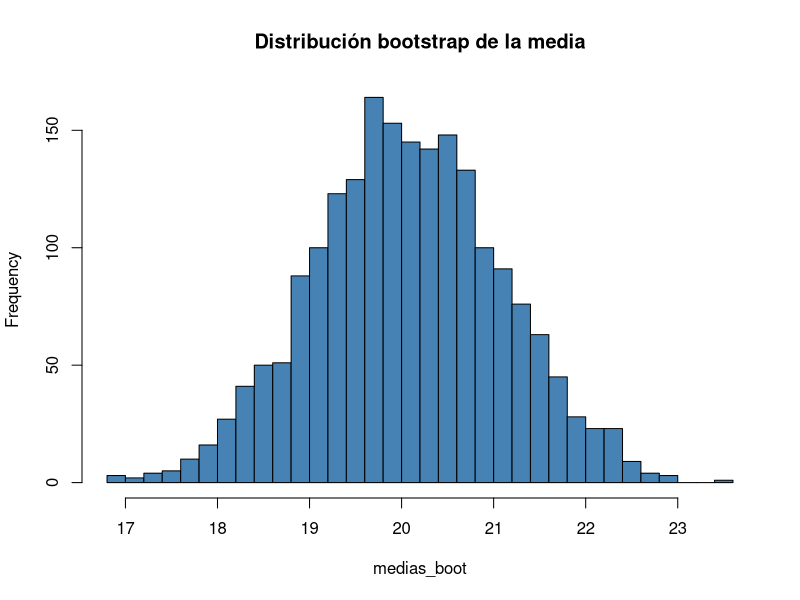

The R script that drew this image:
# =============================================================================
# Sesión 6b — Bootstrap
# Curso de nivelación en R — CIMAT Aguascalientes
# =============================================================================
#
# Objetivo de la sesión (2h):
#   Entender el bootstrap como técnica de remuestreo para aproximar la
#   distribución muestral de un estadístico sin depender de supuestos
#   paramétricos, construir intervalos de confianza bootstrap (método
#   percentil), y aplicarlo a estadísticos sin fórmula cerrada simple
#   (mediana, correlación, diferencia de medias).

library(tidyverse)

# -----------------------------------------------------------------------------
# 1. ¿Qué es bootstrap? Remuestreo con reemplazo
# -----------------------------------------------------------------------------
# Tratamos la muestra que ya tenemos como si fuera la población, y sacamos
# remuestras del mismo tamaño, CON reemplazo.

set.seed(2026)
x <- mtcars$mpg

remuestra <- sample(x, size = length(x), replace = TRUE)
remuestra   # algunos valores se repiten, otros quedan fuera -- así es el chiste

# -----------------------------------------------------------------------------
# 2. Bootstrap manual con replicate()
# -----------------------------------------------------------------------------

set.seed(2026)
B <- 2000   # número de remuestras
medias_boot <- replicate(B, mean(sample(x, replace = TRUE)))

hist(medias_boot, breaks = 40, col = "steelblue", main = "Distribución bootstrap de la media")
mean(medias_boot)   # se acerca a mean(x)
sd(medias_boot)      # "error estándar bootstrap"

# -----------------------------------------------------------------------------
# 3. Intervalo de confianza bootstrap (método percentil)
# -----------------------------------------------------------------------------

quantile(medias_boot, probs = c(0.025, 0.975))

# Comparar contra el intervalo clásico (asume normalidad):
t.test(x)$conf.int

# -----------------------------------------------------------------------------
# 4. Bootstrap para otros estadísticos: mediana
# -----------------------------------------------------------------------------
# No hay una fórmula cerrada simple para el error estándar de la mediana --
# el bootstrap no necesita una.

set.seed(2026)
medianas_boot <- replicate(B, median(sample(x, replace = TRUE)))
quantile(medianas_boot, probs = c(0.025, 0.975))

# -----------------------------------------------------------------------------
# 5. Bootstrap "por filas": estadísticos entre dos variables
# -----------------------------------------------------------------------------
# Para algo como la correlación, no puedes remuestrear cada vector por
# separado -- rompería la relación entre las variables. Remuestreas FILAS.

n <- nrow(mtcars)
set.seed(2026)
cors_boot <- replicate(B, {
  filas <- sample(1:n, size = n, replace = TRUE)
  muestra <- mtcars[filas, ]
  cor(muestra$mpg, muestra$hp)
})

quantile(cors_boot, probs = c(0.025, 0.975))
cor(mtcars$mpg, mtcars$hp)   # el valor observado, para comparar

# =============================================================================
# EJERCICIOS
# =============================================================================

# 1. Calcula un intervalo de confianza bootstrap (percentil, B = 2000) para
#    la desviación estándar de mtcars$hp.

# 2. Calcula un intervalo de confianza bootstrap para la correlación entre
#    wt y mpg en mtcars (remuestreando filas, como en la sección 5).

# 3. Importa data/clima.csv y compara el intervalo de confianza bootstrap
#    para la media de precipitacion_mm contra el de t.test(). ¿Son
#    parecidos? (Pista: precipitación suele ser una variable asimétrica.)

# 4. (Reto) Simula dos muestras normales grupo1 y grupo2 (como en la sesión
#    6) y calcula un intervalo de confianza bootstrap para la diferencia de
#    medias (mean(grupo1) - mean(grupo2)), remuestreando cada grupo por
#    separado dentro de un solo replicate(). Compáralo con el intervalo de
#    t.test(grupo1, grupo2).

# =============================================================================
# EJEMPLO: bootstrap sobre datos reales -- diferencia de temperatura
# =============================================================================
# Cierra el círculo con el t.test(temperatura_c ~ ciudad) de la sesión 6,
# pero ahora con un intervalo de confianza bootstrap.

clima <- read_csv("data/clima.csv")

diferencia_temp <- function(datos) {
  medias <- tapply(datos$temperatura_c, datos$ciudad, mean)
  medias[1] - medias[2]
}

diferencia_temp(clima)   # diferencia observada, sin remuestrear

n_clima <- nrow(clima)
set.seed(2026)
dif_boot <- replicate(B, {
  filas <- sample(1:n_clima, size = n_clima, replace = TRUE)
  diferencia_temp(clima[filas, ])
})

quantile(dif_boot, probs = c(0.025, 0.975))

# Comparar contra el intervalo de confianza clásico de la sesión 6:
t.test(temperatura_c ~ ciudad, data = clima)$conf.int

# 5. Usando el mismo patrón de "remuestrear filas + función propia", calcula
#    un intervalo de confianza bootstrap para la diferencia de precipitación
#    promedio entre las dos ciudades de clima.csv.

# 6. (Reto) Escribe una función bootstrap_ic(x, FUN, B = 2000, conf = 0.95)
#    que reciba un vector, una función (mean, median, sd...) y regrese el
#    intervalo de confianza bootstrap para ese estadístico. Pruébala con
#    al menos dos funciones distintas sobre mtcars$qsec.
